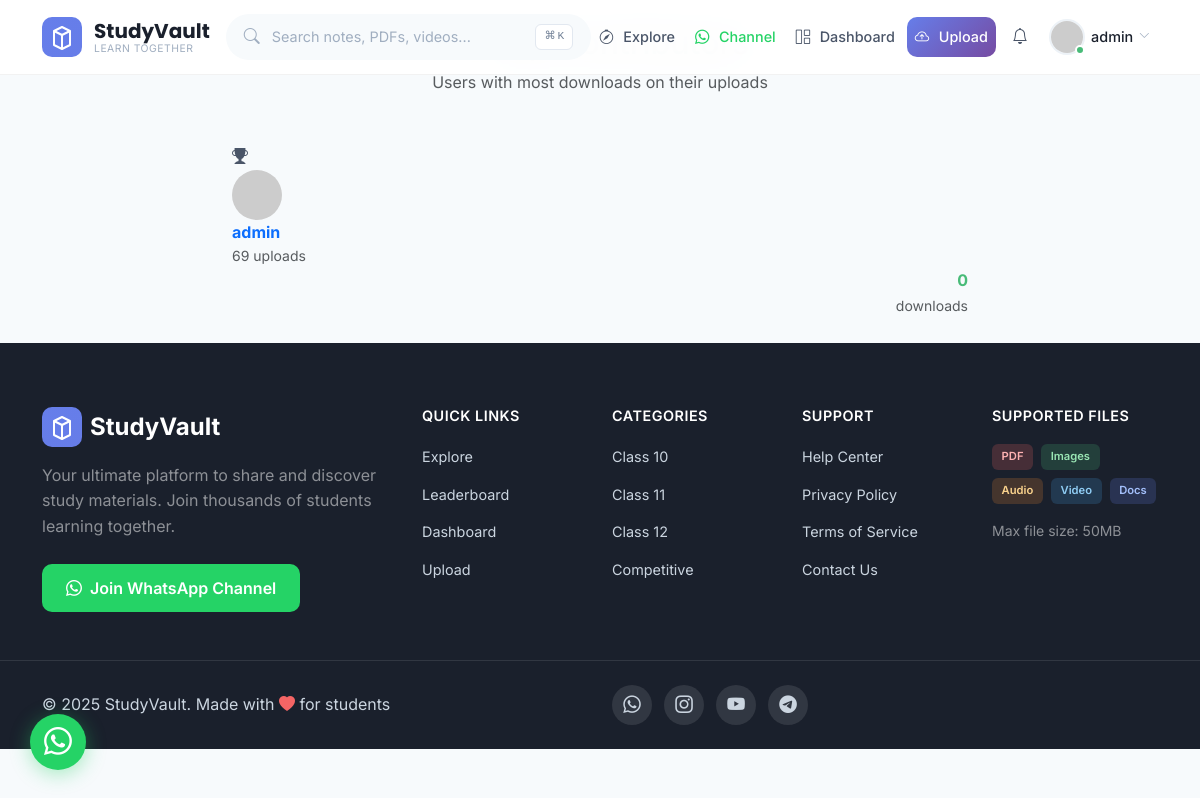
/leaderboard (signed in), run on the app's committed database.
### models.py (models this page shows, shortened)
class User(UserMixin, db.Model):
    __tablename__ = 'users'
    id = db.Column(db.Integer, primary_key=True)
    username = db.Column(db.String(80), unique=True, nullable=False, index=True)
    email = db.Column(db.String(120), unique=True, nullable=False, index=True)
    password_hash = db.Column(db.String(256), nullable=False)
    full_name = db.Column(db.String(150), nullable=True)
    bio = db.Column(db.Text, nullable=True)
    avatar = db.Column(db.String(300), default='default.png')
    location = db.Column(db.String(100), nullable=True)
    website = db.Column(db.String(200), nullable=True)
    instagram = db.Column(db.String(100), nullable=True)
    twitter = db.Column(db.String(100), nullable=True)
    youtube = db.Column(db.String(200), nullable=True)
    is_active = db.Column(db.Boolean, default=True)
    is_admin = db.Column(db.Boolean, default=False)
    is_verified = db.Column(db.Boolean, default=False)
    created_at = db.Column(db.DateTime, default=datetime.utcnow)
    last_login = db.Column(db.DateTime, nullable=True)
    reset_token = db.Column(db.String(100), nullable=True)
    reset_token_expiry = db.Column(db.DateTime, nullable=True)
    folders = db.relationship('Folder', backref='owner', lazy='dynamic', foreign_keys='Folder.owner_id')
    files = db.relationship('File', backref='uploader', lazy='dynamic', foreign_keys='File.uploaded_by')
    favourites = db.relationship('Favourite', backref='user', lazy='dynamic')
    comments = db.relationship('Comment', backref='author', lazy='dynamic')
    ratings = db.relationship('Rating', backref='user', lazy='dynamic')
    notifications = db.relationship('Notification', backref='user', lazy='dynamic')
    def get_unread_notifications_count(self):
        return self.notifications.filter_by(is_read=False).count()

### app.py (the view)
@app.route('/leaderboard')
def leaderboard():
    users = get_leaderboard(50)
    return render_template('leaderboard.html', users=users)

### templates/leaderboard.html (shortened to what this page needs)
{% extends 'base.html' %}
{% block content %}
<div class="container py-4">
    <div class="text-center mb-5">
        <h2>Top Contributors</h2>
        <p class="text-muted">Users with most downloads on their uploads</p>
    </div>
    <div class="row justify-content-center">
        <div class="col-lg-8">
            {% for user, upload_count, total_downloads in users %}
                <div class="leaderboard-item">
                    <div class="leaderboard-rank {{ 'gold' if loop.index == 1 else 'silver' if loop.index == 2 else 'bronze' if loop.index == 3 else '' }}">
                        {% if loop.index <= 3 %}
                            <i class="bi bi-trophy-fill"></i>
                        {% else %}
                            {{ loop.index }}
                        {% endif %}
                    </div>
                    <img src="{{ url_for('static', filename='avatars/' + user.avatar) }}"
                         alt="Avatar" class="rounded-circle me-3"
                         style="width: 50px; height: 50px; object-fit: cover;"
                         onerror="this.src='https://ui-avatars.com/api/?name={{ user.username }}&background=667eea&color=fff'">
                    <div class="flex-grow-1">
                        <a href="{{ url_for('public_profile', username=user.username) }}" class="fw-bold text-decoration-none">
                            {{ user.username }}
                        </a>
                        <div class="small text-muted">
                            {{ upload_count }} uploads
                        </div>
                    </div>
                    <div class="text-end">
                        <div class="fw-bold text-success">{{ format_number(total_downloads or 0) }}</div>
                        <small class="text-muted">downloads</small>
                    </div>
                </div>
            {% else %}
                <div class="text-center py-5">
                    <i class="bi bi-trophy text-muted" style="font-size: 4rem;"></i>
                    <p class="mt-3 text-muted">No contributors yet</p>
                </div>
            {% endfor %}
        </div>
    </div>
</div>
{% endblock %}

### templates/base.html (shortened to what this page needs)
<!DOCTYPE html>
<html lang="en" data-bs-theme="light">
<head>
    <link href="https://cdn.jsdelivr.net/npm/bootstrap@5.3.2/dist/css/bootstrap.min.css" rel="stylesheet">
    <link href="https://cdn.jsdelivr.net/npm/bootstrap-icons@1.11.3/font/bootstrap-icons.min.css" rel="stylesheet">
    <link href="https://cdn.jsdelivr.net/npm/aos@2.3.4/dist/aos.css" rel="stylesheet">
    <link rel="stylesheet" href="{{ url_for('static', filename='css/style.css') }}">
</head>
<body>
    <header>
        <nav class="navbar navbar-expand-lg fixed-top" id="mainNavbar">
            <div class="container">
                <a class="navbar-brand" href="{{ url_for('index') }}" aria-label="StudyVault Home">
                    <div class="brand-logo">
                        <span class="brand-text">
                            <span class="brand-name">StudyVault</span>
                            <span class="brand-tagline d-none d-xl-inline">Learn Together</span>
                        </span>
                    </div>
                </a>
                <div class="collapse navbar-collapse" id="navbarDesktop">
                    <div class="nav-search-wrapper mx-auto">
                        <form action="{{ url_for('search') }}" method="GET" class="nav-search-form" role="search">
                            <div class="search-input-group">
                                <i class="bi bi-search search-icon"></i>
                                <input type="search"
                                       name="q"
                                       class="search-input"
                                       placeholder="Search notes, PDFs, videos..."
                                       value="{{ request.args.get('q', '') }}"
                                       autocomplete="off"
                                       aria-label="Search">
                                <kbd class="search-shortcut d-none d-xl-flex">
                                    <span>⌘</span>K
                                </kbd>
                            </div>
                        </form>
                    </div>
                    <ul class="navbar-nav ms-auto align-items-center gap-1">
                        <li class="nav-item">
                            <a class="nav-link {% if request.endpoint == 'explore' %}active{% endif %}" href="{{ url_for('explore') }}">
                                <i class="bi bi-compass me-1"></i>
                                <span>Explore</span>
                            </a>
                        </li>
                        <li class="nav-item">
                            <a class="nav-link nav-link-whatsapp" href="https://whatsapp.com/channel/0029Vajn1eIAzNc69HqQqX0Y" target="_blank" rel="noopener noreferrer">
                                <i class="bi bi-whatsapp me-1"></i>
                                <span>Channel</span>
                            </a>
                        </li>
                        {% if current_user.is_authenticated %}
                            <li class="nav-item">
                                <a class="nav-link {% if request.endpoint == 'dashboard' %}active{% endif %}" href="{{ url_for('dashboard') }}">
                                    <i class="bi bi-grid-1x2 me-1"></i>
                                    <span>Dashboard</span>
                                </a>
                            </li>
                            <li class="nav-item">
                                <a class="nav-link nav-link-upload" href="{{ url_for('upload_files') }}">
                                    <i class="bi bi-cloud-arrow-up me-1"></i>
                                    <span>Upload</span>
                                </a>
                            </li>
                            <li class="nav-item dropdown">
                                <a class="nav-icon-btn position-relative" href="#" role="button" data-bs-toggle="dropdown" aria-expanded="false" aria-label="Notifications">
                                    <i class="bi bi-bell"></i>
                                    {% set unread = get_unread_count() %}
                                </a>
                            </li>
                            <li class="nav-item dropdown">
                                <a class="nav-link user-menu-toggle" href="#" role="button" data-bs-toggle="dropdown" aria-expanded="false">
                                    <div class="user-avatar-wrapper">
                                        <img src="{{ url_for('static', filename='avatars/' + current_user.avatar) }}"
                                             alt="{{ current_user.username }}'s avatar"
                                             class="user-avatar"
                                             onerror="this.src='https://ui-avatars.com/api/?name={{ current_user.username }}&background=667eea&color=fff&size=128'">
                                        <span class="user-status online"></span>
                                    </div>
                                    <span class="user-name d-none d-xl-inline">{{ current_user.username }}</span>
                                    <i class="bi bi-chevron-down user-dropdown-icon"></i>
                                </a>
                            </li>
                        {% endif %}
                    </ul>
                </div>
            </div>
        </nav>
    </header>
    <div class="toast-container position-fixed top-0 end-0 p-3" style="z-index: 1100;">
    </div>
    {% set announcements = get_announcements() %}
    <main id="main-content" class="main-content">
        {% block content %}{% endblock %}
    </main>
    <footer class="footer">
        <div class="footer-top">
            <div class="container">
                <div class="row g-4">
                    <div class="col-lg-4 col-md-6">
                        <div class="footer-brand">
                            <a href="{{ url_for('index') }}" class="d-flex align-items-center gap-2 text-decoration-none mb-3">
                                <span class="fs-4 fw-bold text-white">StudyVault</span>
                            </a>
                            <p class="text-white-50 mb-4">Your ultimate platform to share and discover study materials. Join thousands of students learning together.</p>
                            <a href="https://whatsapp.com/channel/0029Vajn1eIAzNc69HqQqX0Y" class="btn btn-whatsapp" target="_blank" rel="noopener noreferrer">
                                <i class="bi bi-whatsapp me-2"></i>Join WhatsApp Channel
                            </a>
                        </div>
                    </div>
                    <div class="col-lg-2 col-md-6 col-6">
                        <h6 class="footer-title">Quick Links</h6>
                        <ul class="footer-links">
                            <li><a href="{{ url_for('explore') }}">Explore</a></li>
                            <li><a href="{{ url_for('leaderboard') }}">Leaderboard</a></li>
                            {% if current_user.is_authenticated %}
                                <li><a href="{{ url_for('dashboard') }}">Dashboard</a></li>
                                <li><a href="{{ url_for('upload_files') }}">Upload</a></li>
                            {% else %}
                                <li><a href="{{ url_for('register') }}">Get Started</a></li>
                                <li><a href="{{ url_for('login') }}">Login</a></li>
                            {% endif %}
                        </ul>
                    </div>
                    <div class="col-lg-2 col-md-6 col-6">
                        <h6 class="footer-title">Categories</h6>
                        <ul class="footer-links">
                            <li><a href="{{ url_for('category_view', slug='class-10') }}">Class 10</a></li>
                            <li><a href="{{ url_for('category_view', slug='class-11') }}">Class 11</a></li>
                            <li><a href="{{ url_for('category_view', slug='class-12') }}">Class 12</a></li>
                            <li><a href="{{ url_for('category_view', slug='competitive') }}">Competitive</a></li>
                        </ul>
                    </div>
                    <div class="col-lg-2 col-md-6 col-6">
                        <h6 class="footer-title">Support</h6>
                        <ul class="footer-links">
                            <li><a href="#">Help Center</a></li>
                            <li><a href="#">Privacy Policy</a></li>
                            <li><a href="#">Terms of Service</a></li>
                            <li><a href="#">Contact Us</a></li>
                        </ul>
                    </div>
                    <div class="col-lg-2 col-md-6 col-6">
                        <h6 class="footer-title">Supported Files</h6>
                        <div class="d-flex flex-wrap gap-2 mb-3">
                            <span class="badge-file pdf">PDF</span>
                            <span class="badge-file image">Images</span>
                            <span class="badge-file audio">Audio</span>
                            <span class="badge-file video">Video</span>
                            <span class="badge-file doc">Docs</span>
                        </div>
                        <p class="text-white-50 small">Max file size: 50MB</p>
                    </div>
                </div>
            </div>
        </div>
        <div class="footer-bottom">
            <div class="container">
                <div class="row align-items-center">
                    <div class="col-md-6 text-center text-md-start">
                        <p class="mb-0">&copy; {{ current_year }} StudyVault. Made with <i class="bi bi-heart-fill text-danger"></i> for students</p>
                    </div>
                    <div class="col-md-6 text-center text-md-end mt-3 mt-md-0">
                        <div class="social-links">
                            <a href="https://whatsapp.com/channel/0029Vajn1eIAzNc69HqQqX0Y" class="social-link whatsapp" target="_blank" aria-label="WhatsApp">
                                <i class="bi bi-whatsapp"></i>
                            </a>
                            <a href="#" class="social-link instagram" aria-label="Instagram">
                                <i class="bi bi-instagram"></i>
                            </a>
                            <a href="#" class="social-link youtube" aria-label="YouTube">
                                <i class="bi bi-youtube"></i>
                            </a>
                            <a href="#" class="social-link telegram" aria-label="Telegram">
                                <i class="bi bi-telegram"></i>
                            </a>
                        </div>
                    </div>
                </div>
            </div>
        </div>
    </footer>
    <a href="https://whatsapp.com/channel/0029Vajn1eIAzNc69HqQqX0Y"
       class="whatsapp-fab"
       target="_blank"
       rel="noopener noreferrer"
       aria-label="Join WhatsApp Channel">
        <i class="bi bi-whatsapp"></i>
    </a>
</body>
</html>

### data on the page
User: username "admin", upload_count "69", format_number "0"
